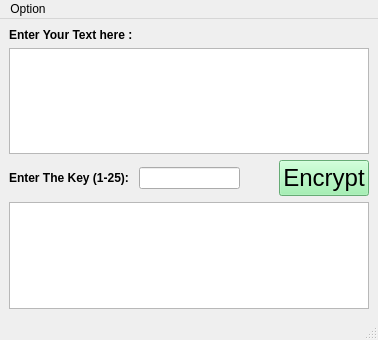
<?xml version="1.0" encoding="UTF-8"?>
<ui version="4.0">
 <class>MainWindow</class>
 <widget class="QMainWindow" name="MainWindow">
  <property name="geometry">
   <rect>
    <x>0</x>
    <y>0</y>
    <width>378</width>
    <height>340</height>
   </rect>
  </property>
  <property name="windowTitle">
   <string>MainWindow</string>
  </property>
  <widget class="QWidget" name="centralwidget">
   <layout class="QVBoxLayout" name="verticalLayout">
    <item>
     <widget class="QLabel" name="label">
      <property name="styleSheet">
       <string notr="true">font: 75 14pt &quot;Ubuntu&quot;;
color: rgb(0, 0, 0);
</string>
      </property>
      <property name="text">
       <string>&lt;h4&gt;Enter Your Text here : &lt;/h4&gt;
</string>
      </property>
      <property name="buddy">
       <cstring>textEdit_input</cstring>
      </property>
     </widget>
    </item>
    <item>
     <widget class="QTextEdit" name="textEdit_input"/>
    </item>
    <item>
     <layout class="QHBoxLayout" name="horizontalLayout">
      <item>
       <widget class="QLabel" name="label_2">
        <property name="styleSheet">
         <string notr="true">font: 75 14pt &quot;Ubuntu&quot;;
color: rgb(0, 0, 0);
</string>
        </property>
        <property name="text">
         <string>&lt;h4&gt;Enter The Key (1-25): &lt;/h4&gt;
</string>
        </property>
        <property name="buddy">
         <cstring>lineEdit_key</cstring>
        </property>
       </widget>
      </item>
      <item>
       <widget class="QLineEdit" name="lineEdit_key">
        <property name="echoMode">
         <enum>QLineEdit::Password</enum>
        </property>
       </widget>
      </item>
      <item>
       <spacer name="horizontalSpacer">
        <property name="orientation">
         <enum>Qt::Horizontal</enum>
        </property>
        <property name="sizeType">
         <enum>QSizePolicy::Expanding</enum>
        </property>
        <property name="sizeHint" stdset="0">
         <size>
          <width>40</width>
          <height>20</height>
         </size>
        </property>
       </spacer>
      </item>
      <item>
       <widget class="QPushButton" name="pushButton_encrypt">
        <property name="styleSheet">
         <string notr="true">font: 75 11pt &quot;Ubuntu&quot;;
background-color: rgb(143, 240, 164);
font-size: 24px;</string>
        </property>
        <property name="text">
         <string>Encrypt</string>
        </property>
       </widget>
      </item>
     </layout>
    </item>
    <item>
     <widget class="QTextEdit" name="textEdit_output"/>
    </item>
   </layout>
  </widget>
  <widget class="QMenuBar" name="menubar">
   <property name="geometry">
    <rect>
     <x>0</x>
     <y>0</y>
     <width>378</width>
     <height>22</height>
    </rect>
   </property>
   <widget class="QMenu" name="menuOption">
    <property name="title">
     <string>Option</string>
    </property>
    <addaction name="actionClose"/>
   </widget>
   <addaction name="menuOption"/>
  </widget>
  <widget class="QStatusBar" name="statusbar"/>
  <action name="actionClose">
   <property name="text">
    <string>Close</string>
   </property>
   <property name="shortcut">
    <string>Ctrl+Esc</string>
   </property>
  </action>
 </widget>
 <resources/>
 <connections/>
</ui>
